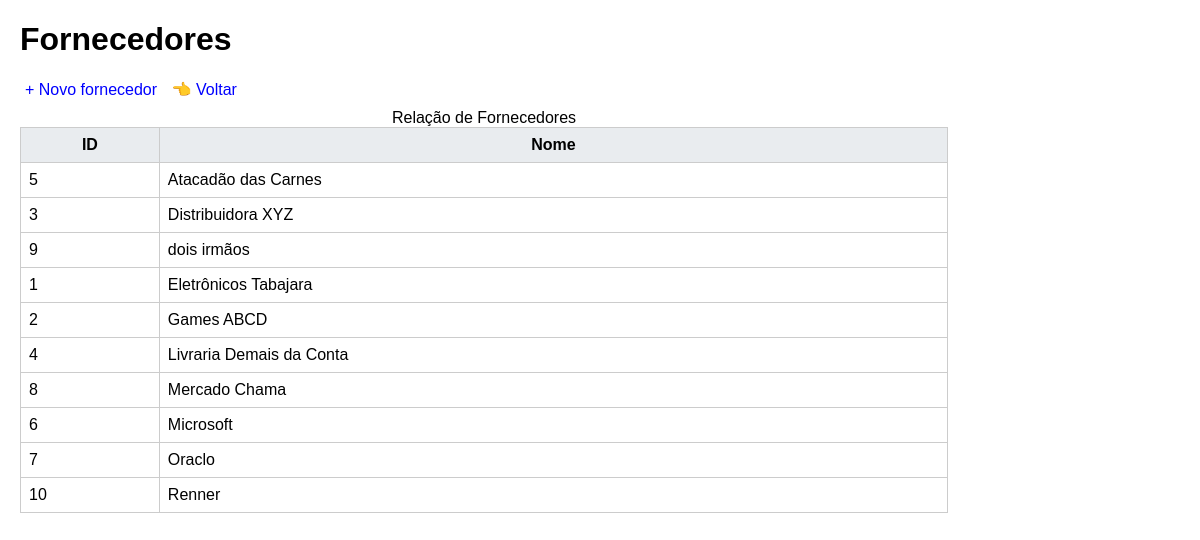
The app's page /fornecedores/listar.php with its own data.
### tables this page shows
CREATE TABLE `fornecedores` (
  `id` int(11) NOT NULL,
  `nome` varchar(100) NOT NULL
);

### src/fornecedor_crud.php (called while the page is built, shortened)
<?php
function buscarFornecedores($conexao){
    $sql = "SELECT * FROM fornecedores ORDER BY nome";
    $consulta = $conexao->query($sql);
    return $consulta->fetchAll();
}
?>

### fornecedores/listar.php (the view, shortened to what this page needs)
<?php
require_once "../src/fornecedor_crud.php";
$fornecedores = buscarFornecedores($conexao);
?>
<!DOCTYPE html>
<html lang="pt-br">
<head>
    <link rel="stylesheet" href="../css/estilos.css">
</head>
<body>
    <h1>Fornecedores</h1>
    <a href="inserir.php"> + Novo fornecedor</a>
    <a href="../index.php"> 👈 Voltar</a>
    <table>
        <caption>Relação de Fornecedores</caption>
        <tr>
            <th>ID</th>
            <th>Nome</th>
        </tr>
        <?php foreach ($fornecedores as $fornecedor) {  ?>
            <tr>
                <td><?=$fornecedor['id']?></td>
                <td><?=$fornecedor['nome']?></td>
            </tr>
        <?php }  ?>
    </table>
</body>
</html>

### css/estilos.css (style rules this page uses)
body { font-family: Arial, Helvetica, sans-serif; margin: 20px; background-color: rgb(255, 255, 255); }
h1, h2 { color: rgb(0, 0, 0); }
a { text-decoration: none; margin: 5px; color: blue; }
table { width: 80%; margin-top: 10px; border-collapse: collapse; }
th, td { border: 1px solid #ccc; padding: 8px; }
th { background-color: #e9ecef; }

### records on screen
fornecedores: id "5", nome "Atacadão das Carnes"
fornecedores: id "3", nome "Distribuidora XYZ"
fornecedores: id "9", nome "dois irmãos"
fornecedores: id "1", nome "Eletrônicos Tabajara"
fornecedores: id "2", nome "Games ABCD"
fornecedores: id "4", nome "Livraria Demais da Conta"
fornecedores: id "8", nome "Mercado Chama"
fornecedores: id "6", nome "Microsoft"
fornecedores: id "7", nome "Oraclo"
fornecedores: id "10", nome "Renner"
